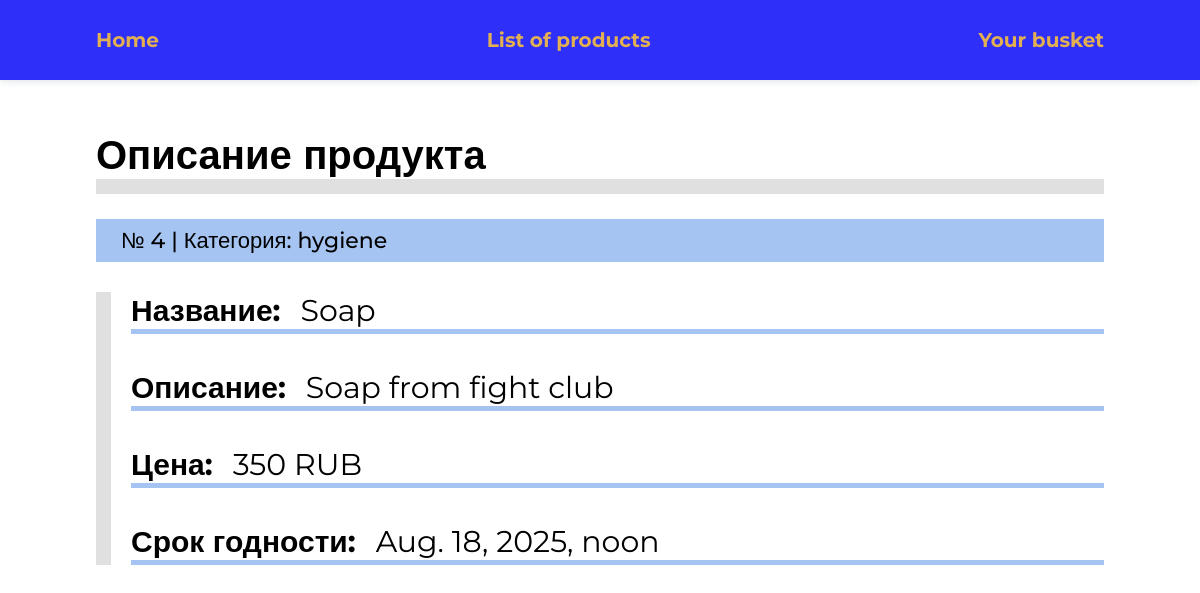
/home/products/description/4, run on the app's committed database.
### market/models.py (models this page shows, shortened)
class Product(models.Model):
    name = models.CharField(max_length=255)
    best_before_date = models.DateTimeField(default=datetime.datetime.today() + datetime.timedelta(days=7))
    description = models.TextField(null=False, blank=False)
    price = models.PositiveSmallIntegerField(null=False, blank=False)
    category = models.ForeignKey(Category, on_delete=models.CASCADE, null=True)
    class Meta:
        verbose_name = 'Product'
        verbose_name_plural = 'Products'

class Category(models.Model):
    name = models.CharField(max_length=50)
    class Meta:
        verbose_name = 'Category'
        verbose_name_plural = 'Categories'

### market/views.py (the view)
# urls.py: path('products/description/<int:product_id>',views.desc, name='description'),
def desc(request, product_id):
    product = Product.objects.get(id=product_id)
    data = {
        'title':'Описание продуктов',
        'menu':menu,
        'product':product,
    }
    return render(request, 'market/desc.html', data)

### market/templates/market/desc.html (shortened to what this page needs)
{% load static %}
<!DOCTYPE html>
<html lang="en">
<head>
    <link rel="stylesheet" href="{% static 'market/css/Desc.css' %}">
    <link rel="stylesheet" href="{% static 'market/css/header.css' %}">
</head>
<body>
    <header>
        {% for m in menu %}
        <div>
            <a href="{% url m.url %}">{{ m.title }}</a>
        </div>
        {% endfor %}
    </header>
    <section class="main">
        <h1>Описание продукта</h1>
        <span class="p-preinfo">
            <p>№ {{ product.id }} | Категория: {{ product.category.name }}</p>
        </span>
        <div class="p-details">
            <span>
                <p><b>Название:</b></p>
                <p>{{ product.name }}</p>
            </span>
            <span>
                <p><b>Описание:</b></p>
                <p>{{ product.description }}</p>
            </span>
            <span>
                <p><b>Цена:</b></p>
                <p>{{ product.price }} RUB</p>
            </span>
            <span>
                <p><b>Срок годности:</b></p>
                <p>{{ product.best_before_date }}</p>
            </span>
        </div>
    </section>
</body>
</html>

### market/static/market/css/Desc.css (style rules this page uses)
* { margin: 0; padding: 0; font-family: 'Montserrat', sans-serif; }
.main { padding: 50px 8%; }
.main h1 { font-size: 40px; border-bottom: 15px solid #e0e0e0; margin-bottom: 25px; }
.p-preinfo { display: block; background-color: #a5c4f2; padding: 8px 25px; margin-bottom: 10px; }
.p-preinfo > p { font-weight: 500; font-size: 22px; }
.p-details { border-left: 15px solid #e0e0e0; padding-left: 20px; margin-top: 30px; }
.p-details > span { display: flex; gap: 20px; font-size: 30px; margin-bottom: 35px; border-bottom: 5px solid #a5c4f2; }

### market/static/market/css/Header.css (style rules this page uses)
header { background-color: rgb(47, 47, 250); height: 80px; width: 100%; display: flex; justify-content: space-between; align-items: center; padding: 0 8%; box-sizing: border-box; box-shadow: 0px 0px 8px 0px rgba(34, 60, 80, 0.2); }
header div a { color: rgb(226, 176, 82); font-weight: 700; font-family: 'Montserrat', sans-serif; font-size: 20px; text-decoration: none; }

### data on the page
Product: id "4", category.name "hygiene", name "Soap", description "Soap from fight club", price "350", best_before_date "Aug. 18, 2025, noon"

### other printed values
{{ m.title }} "Home" "List of products" "Your busket"
